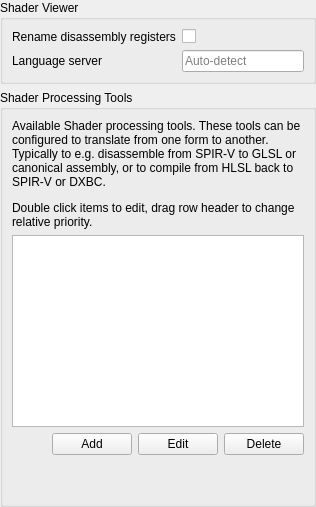
     <widget class="QWidget" name="shaderTab">
      <attribute name="title">
       <string>Shader Viewer</string>
      </attribute>
      <layout class="QVBoxLayout" name="verticalLayout">
       <property name="leftMargin">
        <number>0</number>
       </property>
       <property name="topMargin">
        <number>0</number>
       </property>
       <property name="rightMargin">
        <number>0</number>
       </property>
       <property name="bottomMargin">
        <number>0</number>
       </property>
       <item>
        <widget class="QGroupBox" name="groupBox_4">
         <property name="sizePolicy">
          <sizepolicy hsizetype="Preferred" vsizetype="Preferred">
           <horstretch>0</horstretch>
           <verstretch>0</verstretch>
          </sizepolicy>
         </property>
         <property name="title">
          <string>Shader Viewer</string>
         </property>
         <layout class="QGridLayout" name="gridLayout_6">
          <item row="0" column="0">
           <widget class="QLabel" name="label_14">
            <property name="sizePolicy">
             <sizepolicy hsizetype="Expanding" vsizetype="Preferred">
              <horstretch>0</horstretch>
              <verstretch>0</verstretch>
             </sizepolicy>
            </property>
            <property name="toolTip">
             <string>In disassembly view, rename constant registers to their names from shader reflection data</string>
            </property>
            <property name="text">
             <string>Rename disassembly registers</string>
            </property>
           </widget>
          </item>
          <item row="0" column="1">
           <widget class="QCheckBox" name="ShaderViewer_FriendlyNaming">
            <property name="minimumSize">
             <size>
              <width>50</width>
              <height>0</height>
             </size>
            </property>
            <property name="toolTip">
             <string>In disassembly view, rename constant registers to their names from shader reflection data</string>
            </property>
            <property name="text">
             <string/>
            </property>
           </widget>
          </item>
          <item row="1" column="0">
           <widget class="QLabel" name="ShaderEditor_LanguageServerLabel">
            <property name="toolTip">
             <string>Optional shader language-server executable. Leave empty to auto-detect shader-language-server or slangd.</string>
            </property>
            <property name="text">
             <string>Language server</string>
            </property>
           </widget>
          </item>
          <item row="1" column="1">
           <widget class="QLineEdit" name="ShaderEditor_LanguageServer">
            <property name="toolTip">
             <string>Optional shader language-server executable. Leave empty to auto-detect shader-language-server or slangd. Local IDE features work without an external server.</string>
            </property>
            <property name="placeholderText">
             <string>Auto-detect</string>
            </property>
            <property name="clearButtonEnabled">
             <bool>true</bool>
            </property>
           </widget>
          </item>
         </layout>
        </widget>
       </item>
       <item>
        <widget class="QGroupBox" name="groupBox_5">
         <property name="sizePolicy">
          <sizepolicy hsizetype="Preferred" vsizetype="MinimumExpanding">
           <horstretch>0</horstretch>
           <verstretch>0</verstretch>
          </sizepolicy>
         </property>
         <property name="title">
          <string>Shader Processing Tools</string>
         </property>
         <layout class="QGridLayout" name="gridLayout_4">
          <item row="0" column="0" colspan="2">
           <widget class="QLabel" name="label_16">
            <property name="text">
             <string>&lt;html&gt;&lt;head/&gt;&lt;body&gt;&lt;p&gt;Available Shader processing tools. These tools can be configured to translate from one form to another. Typically to e.g. disassemble from SPIR-V to GLSL or canonical assembly, or to compile from HLSL back to SPIR-V or DXBC.&lt;/p&gt;&lt;p&gt;Double click items to edit, drag row header to change relative priority.&lt;/p&gt;&lt;/body&gt;&lt;/html&gt;</string>
            </property>
            <property name="wordWrap">
             <bool>true</bool>
            </property>
           </widget>
          </item>
          <item row="1" column="0" colspan="2">
           <widget class="RDTableWidget" name="shaderTools">
            <property name="editTriggers">
             <set>QAbstractItemView::NoEditTriggers</set>
            </property>
            <property name="alternatingRowColors">
             <bool>true</bool>
            </property>
            <property name="selectionMode">
             <enum>QAbstractItemView::SingleSelection</enum>
            </property>
            <property name="selectionBehavior">
             <enum>QAbstractItemView::SelectRows</enum>
            </property>
            <property name="textElideMode">
             <enum>Qt::ElideMiddle</enum>
            </property>
            <property name="cornerButtonEnabled">
             <bool>false</bool>
            </property>
            <attribute name="horizontalHeaderHighlightSections">
             <bool>false</bool>
            </attribute>
            <attribute name="verticalHeaderHighlightSections">
             <bool>false</bool>
            </attribute>
           </widget>
          </item>
          <item row="2" column="0" colspan="2">
           <layout class="QHBoxLayout" name="horizontalLayout_6">
            <item>
             <spacer name="horizontalSpacer">
              <property name="orientation">
               <enum>Qt::Horizontal</enum>
              </property>
              <property name="sizeHint" stdset="0">
               <size>
                <width>40</width>
                <height>20</height>
               </size>
              </property>
             </spacer>
            </item>
            <item>
             <widget class="QPushButton" name="addShaderTool">
              <property name="text">
               <string>Add</string>
              </property>
             </widget>
            </item>
            <item>
             <widget class="QPushButton" name="editShaderTool">
              <property name="text">
               <string>Edit</string>
              </property>
             </widget>
            </item>
            <item>
             <widget class="QPushButton" name="deleteShaderTool">
              <property name="text">
               <string>Delete</string>
              </property>
             </widget>
            </item>
           </layout>
          </item>
          <item row="3" column="0" colspan="2">
           <spacer name="verticalSpacer_4">
            <property name="orientation">
             <enum>Qt::Vertical</enum>
            </property>
            <property name="sizeHint" stdset="0">
             <size>
              <width>20</width>
              <height>40</height>
             </size>
            </property>
           </spacer>
          </item>
         </layout>
        </widget>
       </item>
      </layout>
     </widget>
